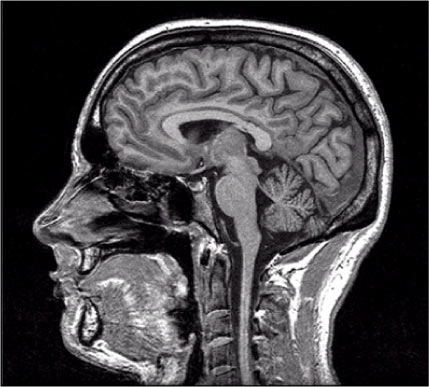
#> input picture images/sagittalslice.jpg, 429 x 387 px, found by its file name
$ python FBP_filters_comparison.py
#> lines starting #> are read from the running program, lines starting #| are printed output that depends on the picture
import numpy as np
import matplotlib.pyplot as plt
from skimage.io import imread
from skimage.color import rgb2gray
from skimage.transform import rotate, resize

# ----------------------------
# 1. Radon Transform
# ----------------------------
def radon_transform(image, steps):
    """Compute sinogram of the image."""
    n = image.shape[0]
    sinogram = np.zeros((n, steps), dtype=np.float64)
    for s in range(steps):
        rotated = rotate(image, -s * 180 / steps, resize=False, order=1, mode='constant')
        sinogram[:, s] = np.sum(rotated, axis=0)
    return sinogram

# ----------------------------
# 2. Pad Sinogram to Square
# ----------------------------
def sinogram_circle_to_square(sinogram):
    diagonal = int(np.ceil(np.sqrt(2) * sinogram.shape[0]))
    pad = diagonal - sinogram.shape[0]
    old_center = sinogram.shape[0] // 2
    new_center = diagonal // 2
    pad_before = new_center - old_center
    pad_width = ((pad_before, pad - pad_before), (0, 0))
    return np.pad(sinogram, pad_width, mode='constant', constant_values=0)


###Filters
def ram_lak_filter(freqs):
    return 2 * np.abs(freqs)

def shepp_logan_filter(freqs):
    ramp = 2 * np.abs(freqs)
    f = np.abs(freqs)
    with np.errstate(divide='ignore', invalid='ignore'):
        return ramp * np.sinc(f / 2)

def cosine_filter(freqs):
    ramp = 2 * np.abs(freqs)
    f = np.abs(freqs)
    f_max = 0.5
    window = np.cos(np.pi * f / (2 * f_max))
    window[f > f_max] = 0
    return ramp * window

def hamming_filter(freqs):
    ramp = 2 * np.abs(freqs)
    f = np.abs(freqs)
    f_max = 0.5
    window = 0.54 + 0.46 * np.cos(np.pi * f / f_max)
    window[f > f_max] = 0
    return ramp * window

def hann_filter(freqs):
    ramp = 2 * np.abs(freqs)
    f = np.abs(freqs)
    f_max = 0.5
    window = 0.5 + 0.5 * np.cos(np.pi * f / f_max)
    window[f > f_max] = 0
    return ramp * window


# ----------------------------
# 3. Filtered Backprojection
# ----------------------------
def iradon_transform(radon_image, theta, filter_type='ram-lak', interpolation='linear'):
    output_size = radon_image.shape[0]
    radon_image = sinogram_circle_to_square(radon_image)
    th = np.deg2rad(theta)  # convert to radians

    # pad to next power of 2 for FFT
    proj_size_padded = max(64, int(2 ** np.ceil(np.log2(2 * radon_image.shape[0]))))
    pad_width = ((0, proj_size_padded - radon_image.shape[0]), (0, 0))
    img = np.pad(radon_image, pad_width, mode='constant', constant_values=0)

    # Create frequency axis
    freqs = np.fft.fftfreq(proj_size_padded).reshape(-1, 1)

    # Select filter based on filter_type
    if filter_type == 'ram-lak':
        filt = ram_lak_filter(freqs)
    elif filter_type == 'shepp-logan':
        filt = shepp_logan_filter(freqs)
    elif filter_type == 'cosine':
        filt = cosine_filter(freqs)
    elif filter_type == 'hamming':
        filt = hamming_filter(freqs)
    elif filter_type == 'hann':
        filt = hann_filter(freqs)
    else:
        filt = ram_lak_filter(freqs)   # default

    # Apply filter in Fourier domain
    projection_fft = np.fft.fft(img, axis=0) * filt
    radon_filtered = np.real(np.fft.ifft(projection_fft, axis=0))
    radon_filtered = radon_filtered[:radon_image.shape[0], :]

    # Backprojection
    reconstructed = np.zeros((output_size, output_size), dtype=np.float64)
    X, Y = np.mgrid[0:output_size, 0:output_size]
    xpr = X - output_size // 2
    ypr = Y - output_size // 2
    mid_index = radon_image.shape[0] // 2

    for i in range(len(theta)):
        t = ypr * np.cos(th[i]) - xpr * np.sin(th[i])
        x = np.arange(radon_filtered.shape[0]) - mid_index

        if interpolation == 'linear':
            backproj = np.interp(t, x, radon_filtered[:, i], left=0, right=0)
        else:
            from scipy.interpolate import interp1d
            interpolant = interp1d(x, radon_filtered[:, i], kind=interpolation,
                                   bounds_error=False, fill_value=0)
            backproj = interpolant(t)
        reconstructed += backproj

    # Mask outside circle
    radius = output_size // 2
    mask = (xpr**2 + ypr**2) <= radius**2
    reconstructed[~mask] = 0

    # Normalize
    return reconstructed * np.pi / (2 * len(th))

# ----------------------------
# 4. Main
# ----------------------------
# Load image
imagename = r"sagittalslice.jpg"  # replace with your image path
image = imread(imagename)
#> image is the input picture: shape (387, 429, 3); mean R, G, B 68.3, 66.8, 68.8
if image.ndim == 3:
    image = rgb2gray(image)
#> image: shape (387, 429) float64
image = resize(image, (220, 220), anti_aliasing=True)
#> image: shape (220, 220) float64

# Radon Transform
steps = 220
sinogram = radon_transform(image, steps)
#> after the loop in radon_transform, `for s in range(steps):`:
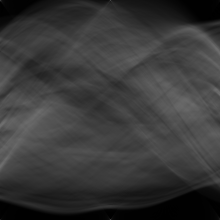
#> sinogram: shape (220, 220) float64; min 0.326, max 111.1, mean 57


# Theta angles
theta = np.linspace(0., 180., steps, endpoint=False)

##FIlters
filters_to_test = ['ram-lak', 'shepp-logan', 'cosine', 'hamming', 'hann']
reconstructions = {}

for f in filters_to_test:
    recon = iradon_transform(sinogram, theta, filter_type=f, interpolation='cubic')
    reconstructions[f] = recon
#> this loop made 5 passes
#> pass 1, in iradon_transform, `img = np.pad(radon_image, pad_width, mode='constant', constant_values=0)`:
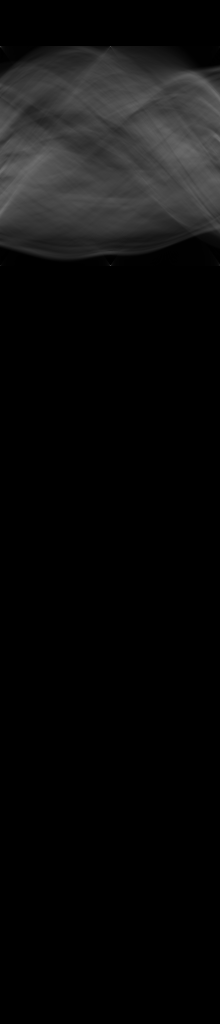
#> img: shape (1024, 220) float64; min 0, max 111.1, mean 12.2
#> pass 1, in iradon_transform, `radon_filtered = radon_filtered[:radon_image.shape[0], :]`:
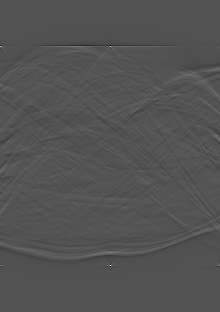
#> radon_filtered: shape (312, 220) float64; min -15.73, max 32.48, mean 0.1; drawn with min black and max white
#> after the loop, reconstructions = 5 items


# ----------------------------
# 5. Plot results
# ----------------------------
fig, (ax1, ax2) = plt.subplots(1, 2, figsize=(10, 5))
ax1.set_title("Original Image")
ax1.imshow(image, cmap='gray')
ax1.axis('off')

ax2.set_title("Sinogram")
ax2.imshow(sinogram, cmap='gray', aspect='auto',
           extent=(0, 180, 0, sinogram.shape[0]))
ax2.set_xlabel("Projection angle (deg)")
ax2.set_ylabel("Projection position (pixels)")

plt.show()
# Reconstruction error
error = reconstructions['ram-lak'] - image

fig, (ax1, ax2) = plt.subplots(1, 2, figsize=(10, 5))
ax1.set_title("FBP Reconstruction")
ax1.imshow(reconstructions['ram-lak'], cmap='gray')
ax1.axis('off')

ax2.set_title("Reconstruction Error")
imkwargs = dict(vmin=-0.2, vmax=0.2)
ax2.imshow(error, cmap='gray', **imkwargs)
plt.show()


# Plot image, reconstructions, and difference maps
fig, axes = plt.subplots(2, 3, figsize=(15, 10))
filters = list(reconstructions.keys())
#> filters = ['ram-lak', 'shepp-logan', 'cosine', 'hamming', 'hann']
axes = axes.ravel()

# Original
axes[0].imshow(image, cmap='gray')
axes[0].set_title('Original')
axes[0].axis('off')

# Reconstructions
for i, f in enumerate(filters, start=1):
    axes[i].imshow(reconstructions[f], cmap='gray')
    axes[i].set_title(f)
    axes[i].axis('off')
#> this loop made 5 passes


other_filters = [f for f in filters_to_test if f != 'ram-lak']
#> other_filters = ['shepp-logan', 'cosine', 'hamming', 'hann']


#Original minus Filtered
fig, axes = plt.subplots(2, 3, figsize=(15, 10))
axes = axes.ravel()
v_range = 0.15

for i, f in enumerate(filters_to_test):
    # Compute difference: Original - Reconstruction
    diff = image - reconstructions[f]

    im = axes[i].imshow(diff, cmap='gray', vmin=-v_range, vmax=v_range)
    axes[i].set_title(f'Original minus {f.capitalize()}')
    axes[i].axis('off')

    # Add colorbars to interpret the error magnitude
    plt.colorbar(im, ax=axes[i], fraction=0.046, pad=0.04)

# Hide the last subplot
if len(filters_to_test) < 6:
    axes[5].axis('off')

plt.suptitle('Error Maps: Original Image minus Reconstructions', fontsize=16)
plt.tight_layout(rect=[0, 0.03, 1, 0.95])
plt.show()
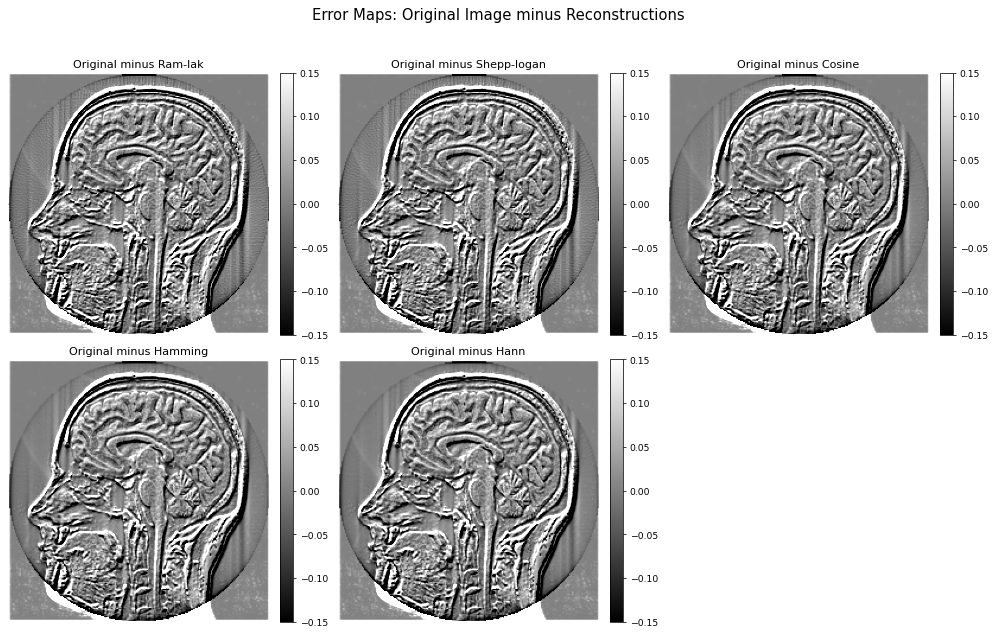
#> figure drawn by matplotlib, 10 panels


fig, axes = plt.subplots(2, 2, figsize=(12, 10))
axes = axes.ravel()

for i, f in enumerate(other_filters):
    # Compute difference: Ram-Lak minus the current filter
    diff = reconstructions['ram-lak'] - reconstructions[f]

    # Use gray map
    im = axes[i].imshow(diff, cmap='gray', vmin=-0.05, vmax=0.05)
    axes[i].set_title(f'Ram-Lak minus {f.capitalize()}')
    axes[i].axis('off')

    fig.colorbar(im, ax=axes[i], fraction=0.046, pad=0.04)
#> this loop made 4 passes
#> pass 1, `diff = reconstructions['ram-lak'] - reconstructions[f]`:
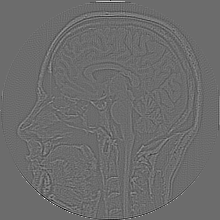
#> diff: shape (220, 220) float64; min -0.0222, max 0.0301, mean -2.3e-06; drawn with min black and max white

plt.suptitle('Difference Maps: Visualizing Filtering Effects', fontsize=16)
plt.tight_layout(rect=[0, 0.03, 1, 0.95])
plt.show()
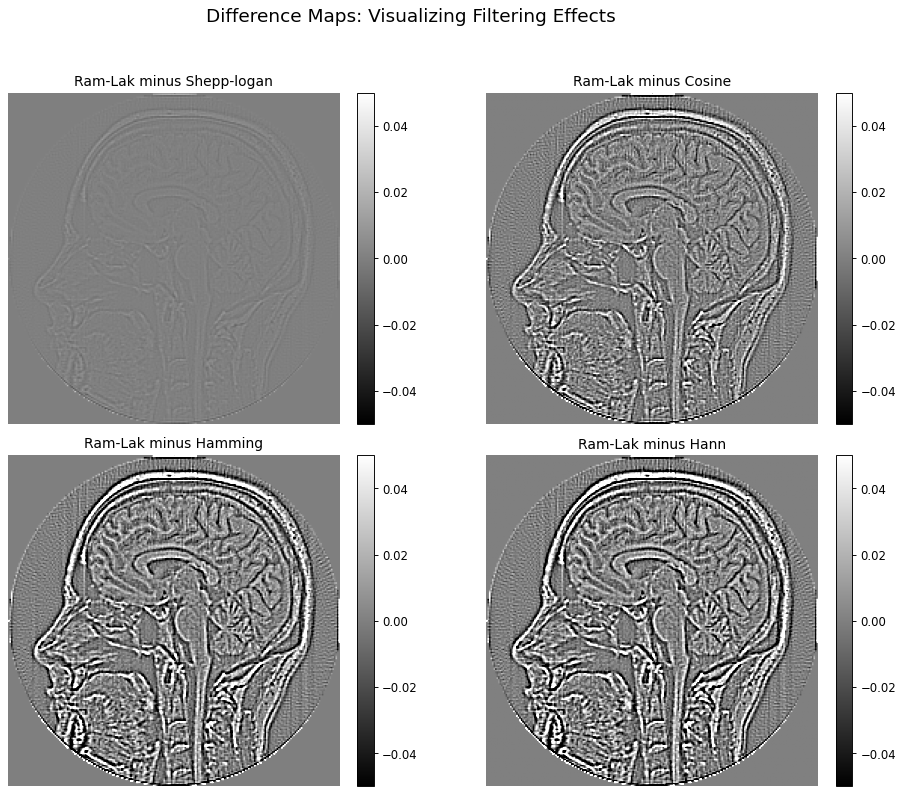
#> figure drawn by matplotlib, 8 panels

# plot intensity profiles along a row for original and reconstructions
row_idx = 110  # choose a row with sharp features
plt.figure(figsize=(10, 6))
plt.plot(image[row_idx, :], 'k-', linewidth=2, label='Original')
for f in filters:
    plt.plot(reconstructions[f][row_idx, :], '--', label=f)
plt.xlabel('Pixel column')
plt.ylabel('Intensity')
plt.legend()
plt.title('Horizontal profile comparison')
plt.grid(True)
plt.show()
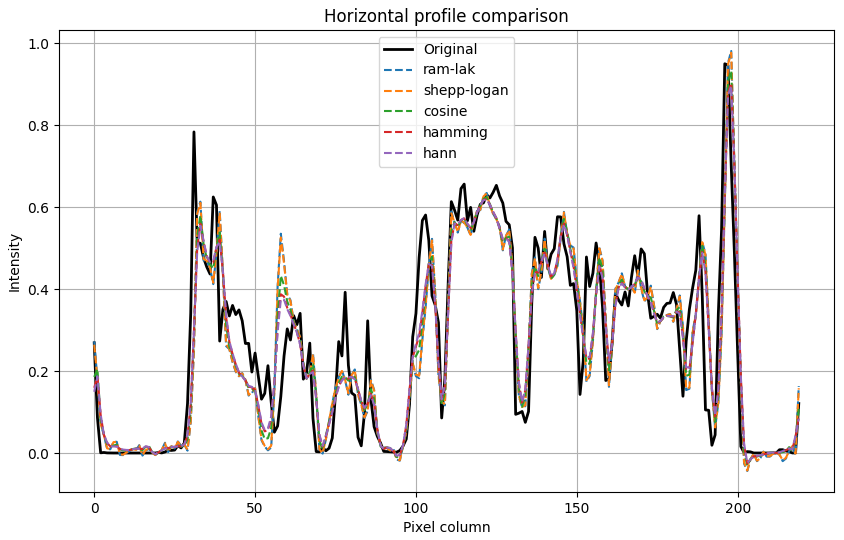
#> figure drawn by matplotlib, 1 panel; curve peaks at x = 196, y = 0.951; curve peaks at x = 198, y = 0.982; curve peaks at x = 198, y = 0.977

# Error metrics
from skimage.metrics import peak_signal_noise_ratio, structural_similarity

def compute_metrics(original, reconstructed):
    rmse = np.sqrt(np.mean((original - reconstructed)**2))
    psnr = peak_signal_noise_ratio(original, reconstructed, data_range=1.0)
    ssim = structural_similarity(original, reconstructed, data_range=1.0)
    return rmse, psnr, ssim

print(f"{'Filter':<12} {'RMSE':<8} {'PSNR (dB)':<10} {'SSIM':<6}")
print("-" * 40)
for f in filters:
    rmse, psnr, ssim = compute_metrics(image, reconstructions[f])
    print(f"{f:<12} {rmse:.4f}   {psnr:.2f}      {ssim:.4f}")
#> this loop made 5 passes
#> (f, rmse, psnr, ssim) on passes 1 to 5: ('ram-lak', 0.124, 18.14, 0.614), ('shepp-logan', 0.123, 18.19, 0.617), ('cosine', 0.117, 18.6, 0.64), ('hamming', 0.115, 18.75, 0.644), ('hann', 0.115, 18.78, 0.644)
#| ram-lak      0.1238   18.14      0.6143
#| shepp-logan  0.1231   18.19      0.6174
#| cosine       0.1174   18.60      0.6405
#| hamming      0.1154   18.75      0.6435
#| hann         0.1150   18.78      0.6444

$ run again, with images/cholangioca.jpg copied over images/sagittalslice.jpg
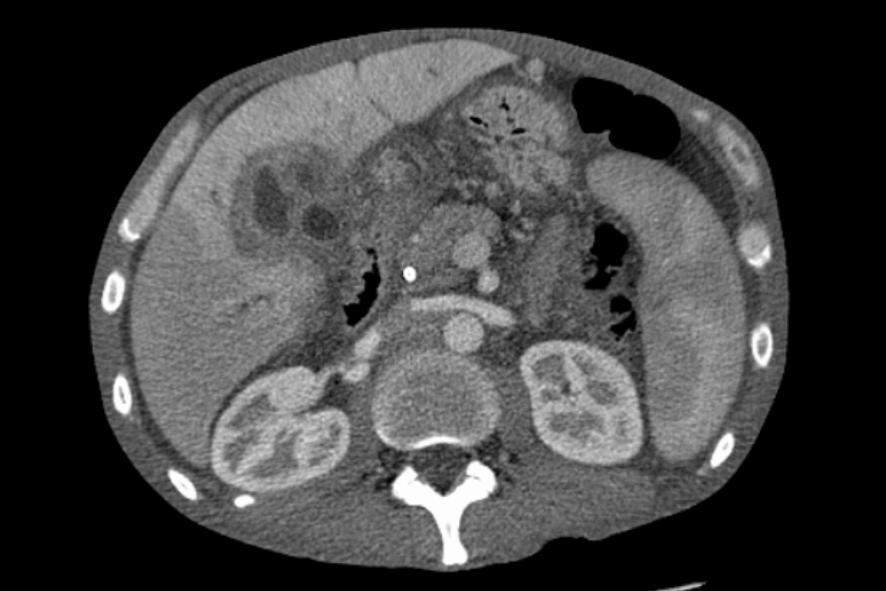
#> input picture images/cholangioca.jpg, 886 x 591 px, found by its file name
#> image is the input picture: shape (591, 886, 3); min 0, max 255, mean 64.6
#> after the loop `for f in filters_to_test:`: reconstructions = 5 items
#> filters = ['ram-lak', 'shepp-logan', 'cosine', 'hamming', 'hann']
#> the loop `for i, f in enumerate(filters, start=1):` made 5 passes
#> other_filters = ['shepp-logan', 'cosine', 'hamming', 'hann']
#> the loop `for i, f in enumerate(other_filters):` made 4 passes
#> pass 1, `diff = reconstructions['ram-lak'] - reconstructions[f]`:
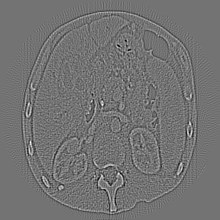
#> diff: shape (220, 220) float64; min -0.00627, max 0.00759, mean -1.78e-07; drawn with min black and max white
#> the loop `for f in filters:` made 5 passes
#> `plt.show()`:
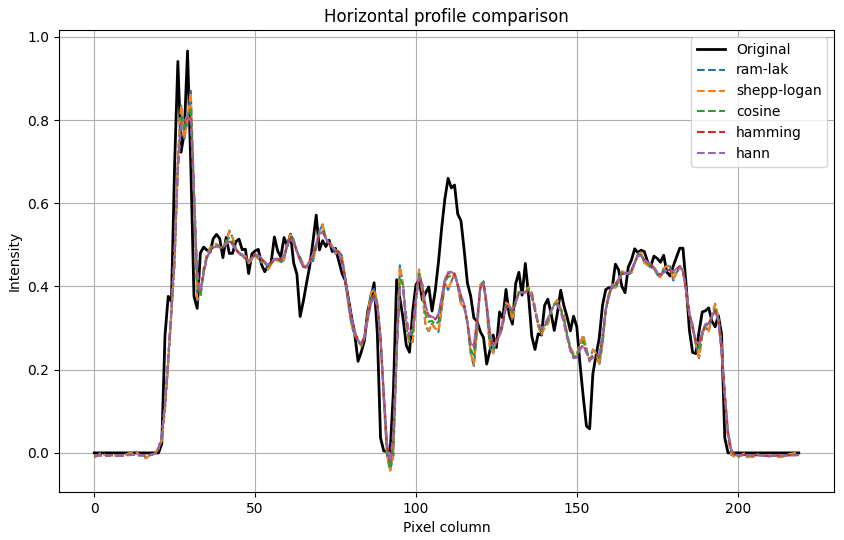
#> figure drawn by matplotlib, 1 panel; curve peaks at x = 29, y = 0.966; curve peaks at x = 30, y = 0.87; curve peaks at x = 30, y = 0.866
#> the loop `for f in filters:` made 5 passes
#> f on passes 1 to 5: 'ram-lak', 'shepp-logan', 'cosine', 'hamming', 'hann'
#> (printed output is left out)

$ run again, with images/frontalplane.jpg copied over images/sagittalslice.jpg
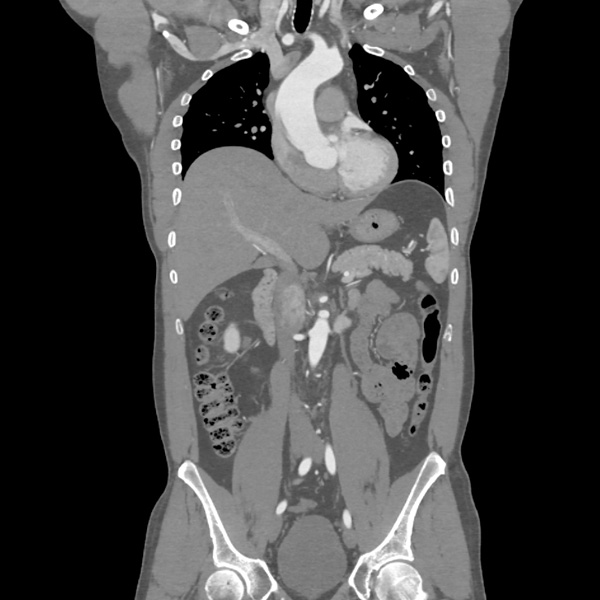
#> input picture images/frontalplane.jpg, 600 x 600 px, found by its file name
#> image is the input picture: shape (600, 600, 3); min 0, max 255, mean 70.8
#> after the loop `for f in filters_to_test:`: reconstructions = 5 items
#> filters = ['ram-lak', 'shepp-logan', 'cosine', 'hamming', 'hann']
#> the loop `for i, f in enumerate(filters, start=1):` made 5 passes
#> other_filters = ['shepp-logan', 'cosine', 'hamming', 'hann']
#> the loop `for i, f in enumerate(other_filters):` made 4 passes
#> pass 1, `diff = reconstructions['ram-lak'] - reconstructions[f]`:
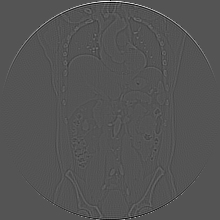
#> diff: shape (220, 220) float64; min -0.0247, max 0.05, mean 5.79e-05; drawn with min black and max white
#> the loop `for f in filters:` made 5 passes
#> `plt.show()`:
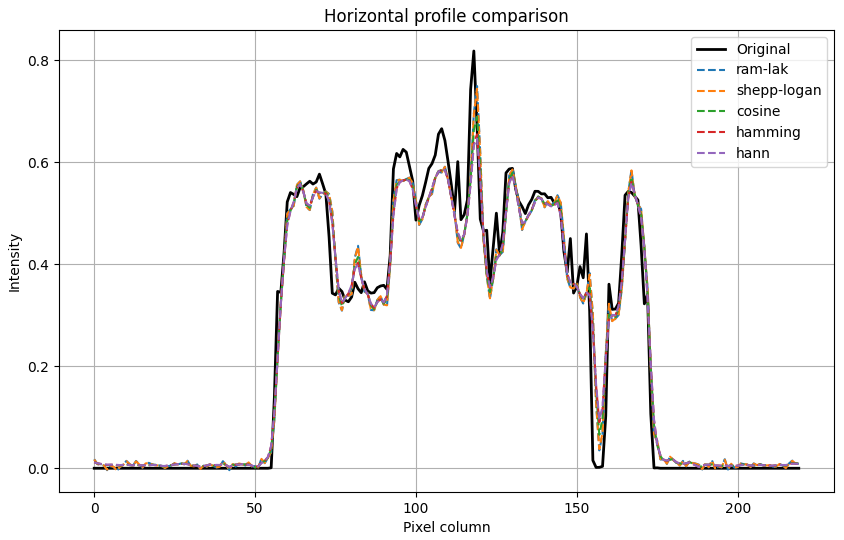
#> figure drawn by matplotlib, 1 panel; curve peaks at x = 118, y = 0.818; curve peaks at x = 119, y = 0.75; curve peaks at x = 119, y = 0.744
#> the loop `for f in filters:` made 5 passes
#> f on passes 1 to 5: 'ram-lak', 'shepp-logan', 'cosine', 'hamming', 'hann'
#> (printed output is left out)

$ run again, with images/transverseslice.jpg copied over images/sagittalslice.jpg
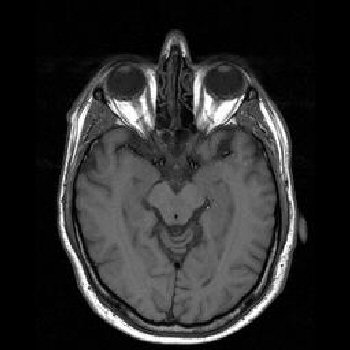
#> input picture images/transverseslice.jpg, 350 x 350 px, found by its file name
#> image is the input picture: shape (350, 350, 3); min 0, max 255, mean 43.7
#> after the loop `for f in filters_to_test:`: reconstructions = 5 items
#> filters = ['ram-lak', 'shepp-logan', 'cosine', 'hamming', 'hann']
#> the loop `for i, f in enumerate(filters, start=1):` made 5 passes
#> other_filters = ['shepp-logan', 'cosine', 'hamming', 'hann']
#> the loop `for i, f in enumerate(other_filters):` made 4 passes
#> the loop `for f in filters:` made 5 passes
#> `plt.show()`:
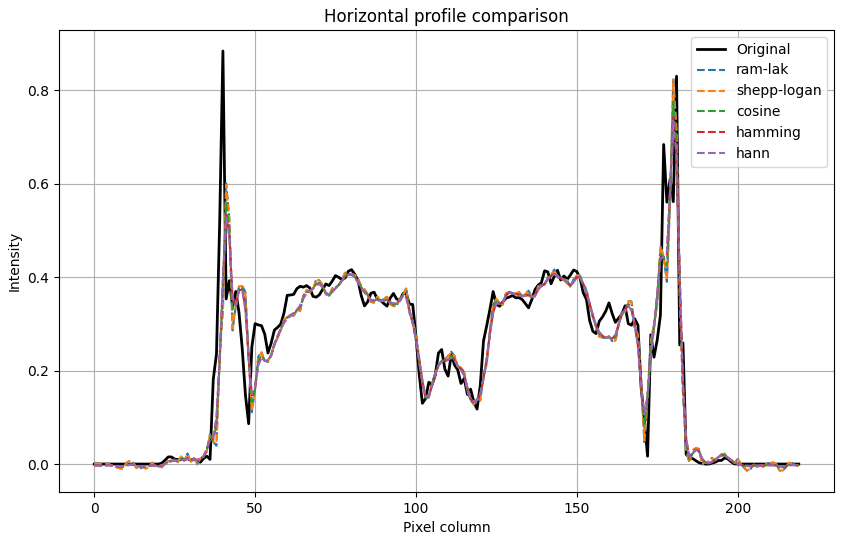
#> figure drawn by matplotlib, 1 panel; curve peaks at x = 40, y = 0.884; curve peaks at x = 180, y = 0.828; curve peaks at x = 180, y = 0.823
#> the loop `for f in filters:` made 5 passes
#> f on passes 1 to 5: 'ram-lak', 'shepp-logan', 'cosine', 'hamming', 'hann'
#> (printed output is left out)
